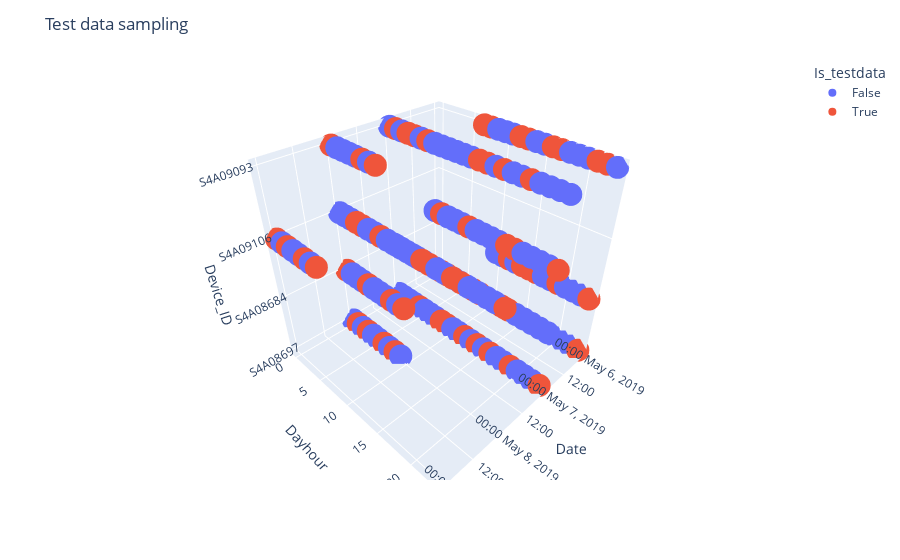

The notebook cell saved with this chart:
### Code cell
fig = px.scatter_3d(df, x="Date", y="Dayhour", z="Device_ID", color="Is_testdata")
fig.update_layout(title="Test data sampling")
fig.show()

### Figure 1 — Plotly figure (JSON) as saved in the notebook; plotly's stock layout.template omitted (floating-point values rounded to 4 significant figures; data arrays with more than 128 entries replaced by an {"elided": "..."} marker saying what was removed)
{"data": [{"hovertemplate": "Is_testdata=False<br>Date=%{x}<br>Dayhour=%{y}<br>Device_ID=%{z}<extra></extra>", "legendgroup": "False", "marker": {"color": "#636efa", "symbol": "circle"}, "mode": "markers", "name": "False", "scene": "scene", "showlegend": true, "type": "scatter3d", "x": {"elided": "325 str values"}, "y": {"elided": "325 int values"}, "z": {"elided": "325 str values"}}, {"hovertemplate": "Is_testdata=True<br>Date=%{x}<br>Dayhour=%{y}<br>Device_ID=%{z}<extra></extra>", "legendgroup": "True", "marker": {"color": "#EF553B", "symbol": "circle"}, "mode": "markers", "name": "True", "scene": "scene", "showlegend": true, "type": "scatter3d", "x": ["2019-05-07", "2019-05-08", "2019-05-07", "2019-05-07", "2019-05-06", "2019-05-07", "2019-05-09", "2019-05-07", "2019-05-07", "2019-05-06", "2019-05-07", "2019-05-08", "2019-05-09", "2019-05-07", "2019-05-06", "2019-05-06", "2019-05-08", "2019-05-08", "2019-05-06", "2019-05-07", "2019-05-06", "2019-05-07", "2019-05-08", "2019-05-08", "2019-05-08", "2019-05-06", "2019-05-07", "2019-05-07", "2019-05-08", "2019-05-06", "2019-05-07", "2019-05-08", "2019-05-07", "2019-05-07", "2019-05-08", "2019-05-08", "2019-05-09", "2019-05-06", "2019-05-08", "2019-05-08", "2019-05-06", "2019-05-07", "2019-05-07", "2019-05-07", "2019-05-06", "2019-05-06", "2019-05-07", "2019-05-07", "2019-05-07", "2019-05-06", "2019-05-06", "2019-05-08", "2019-05-08", "2019-05-07", "2019-05-06", "2019-05-06", "2019-05-07", "2019-05-08", "2019-05-06", "2019-05-07", "2019-05-07", "2019-05-08", "2019-05-07", "2019-05-08", "2019-05-08", "2019-05-08", "2019-05-09", "2019-05-07", "2019-05-07", "2019-05-07", "2019-05-06", "2019-05-07", "2019-05-06", "2019-05-07", "2019-05-06"], "y": [6, 13, 18, 13, 23, 19, 5, 23, 17, 7, 9, 0, 7, 14, 15, 12, 7, 8, 22, 12, 12, 14, 5, 14, 10, 17, 8, 4, 3, 13, 9, 18, 13, 23, 8, 4, 0, 16, 17, 23, 14, 1, 8, 17, 12, 16, 14, 12, 18, 8, 23, 3, 0, 6, 21, 19, 3, 7, 17, 16, 8, 6, 23, 0, 4, 1, 2, 19, 8, 4, 14, 16, 17, 9, 23], "z": ["S4A09093", "S4A09106", "S4A08684", "S4A09093", "S4A08697", "S4A09093", "S4A09106", "S4A08697", "S4A08684", "S4A09093", "S4A08697", "S4A09093", "S4A09106", "S4A08684", "S4A08684", "S4A08684", "S4A09106", "S4A08684", "S4A09093", "S4A08697", "S4A09093", "S4A09093", "S4A09093", "S4A09106", "S4A08684", "S4A08697", "S4A09106", "S4A09093", "S4A09106", "S4A09093", "S4A08684", "S4A09106", "S4A08684", "S4A09106", "S4A08697", "S4A08684", "S4A09106", "S4A09093", "S4A09106", "S4A09106", "S4A08684", "S4A09093", "S4A08697", "S4A09106", "S4A08697", "S4A08684", "S4A08697", "S4A09106", "S4A09106", "S4A09093", "S4A08697", "S4A08697", "S4A09093", "S4A08684", "S4A09093", "S4A08684", "S4A09093", "S4A09093", "S4A09093", "S4A09093", "S4A08684", "S4A08697", "S4A09106", "S4A08684", "S4A09106", "S4A08697", "S4A09106", "S4A08697", "S4A09106", "S4A08697", "S4A08697", "S4A08697", "S4A08697", "S4A08684", "S4A08684"]}], "layout": {"legend": {"title": {"text": "Is_testdata"}, "tracegroupgap": 0}, "margin": {"t": 60}, "scene": {"domain": {"x": [0, 1], "y": [0, 1]}, "xaxis": {"title": {"text": "Date"}}, "yaxis": {"title": {"text": "Dayhour"}}, "zaxis": {"title": {"text": "Device_ID"}}}, "title": {"text": "Test data sampling"}}}
